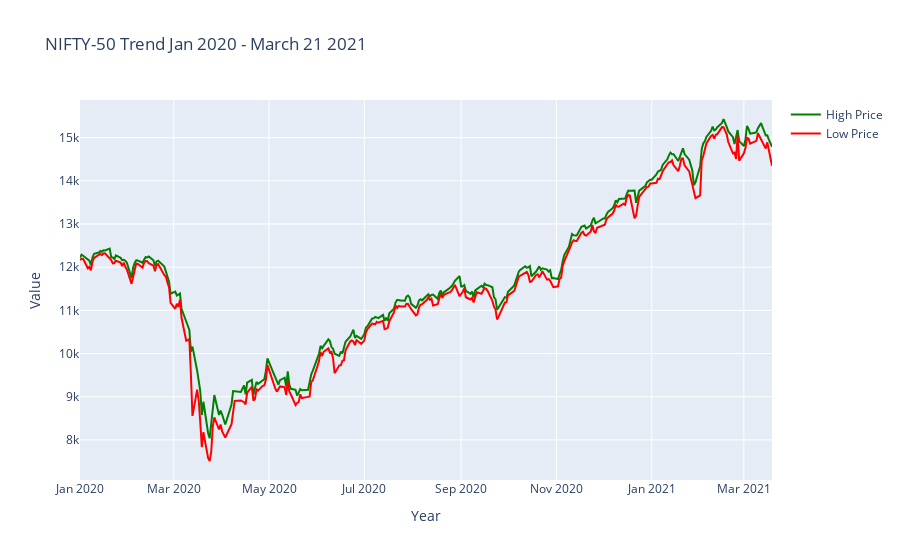

The notebook cell this image was saved under:
### Code cell
nifty_50_2019_2020 = nifty_hist[(nifty_hist['Date'] >= '2020-01-01')]
fig = go.Figure()
fig.add_trace(go.Scatter(
         x=nifty_50_2019_2020['Date'],
         y=nifty_50_2019_2020['High'],
         name='High Price',
    line=dict(color='green'),
    opacity=1))

fig.add_trace(go.Scatter(
         x=nifty_50_2019_2020['Date'],
         y=nifty_50_2019_2020['Low'],
         name='Low Price',
    line=dict(color='red'),
    opacity=1))
        
    
fig.update_layout(title_text="NIFTY-50 Trend Jan 2020 - March 21 2021",xaxis_title = 'Year', yaxis_title='Value')

fig.show()

### Figure 1 — Plotly figure (JSON) as saved in the notebook; plotly's stock layout.template omitted (floating-point values rounded to 4 significant figures; data arrays with more than 128 entries replaced by an {"elided": "..."} marker saying what was removed)
{"data": [{"line": {"color": "green"}, "name": "High Price", "opacity": 1, "type": "scatter", "x": {"elided": "305 str values"}, "y": {"elided": "305 float values"}}, {"line": {"color": "red"}, "name": "Low Price", "opacity": 1, "type": "scatter", "x": {"elided": "305 str values"}, "y": {"elided": "305 float values"}}], "layout": {"title": {"text": "NIFTY-50 Trend Jan 2020 - March 21 2021"}, "xaxis": {"title": {"text": "Year"}, "type": "date", "range": ["2020-01-01", "2021-03-19"], "autorange": true}, "yaxis": {"title": {"text": "Value"}, "type": "linear", "range": [7071.0, 15870.0], "autorange": true}, "autosize": true}}
